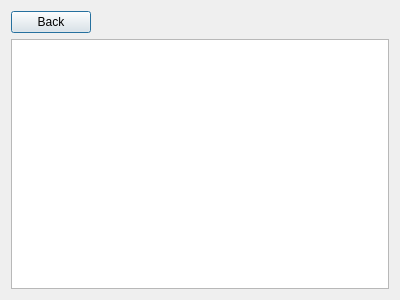
<?xml version="1.0" encoding="UTF-8"?>
<ui version="4.0">
 <class>AllResults</class>
 <widget class="QDialog" name="AllResults">
  <property name="geometry">
   <rect>
    <x>0</x>
    <y>0</y>
    <width>400</width>
    <height>300</height>
   </rect>
  </property>
  <property name="windowTitle">
   <string>Dialog</string>
  </property>
  <layout class="QVBoxLayout" name="verticalLayout">
   <item>
    <widget class="QPushButton" name="back">
     <property name="sizePolicy">
      <sizepolicy hsizetype="Maximum" vsizetype="Fixed">
       <horstretch>0</horstretch>
       <verstretch>0</verstretch>
      </sizepolicy>
     </property>
     <property name="text">
      <string>Back</string>
     </property>
    </widget>
   </item>
   <item>
    <widget class="QTableWidget" name="tableRes"/>
   </item>
  </layout>
 </widget>
 <resources/>
 <connections/>
</ui>
